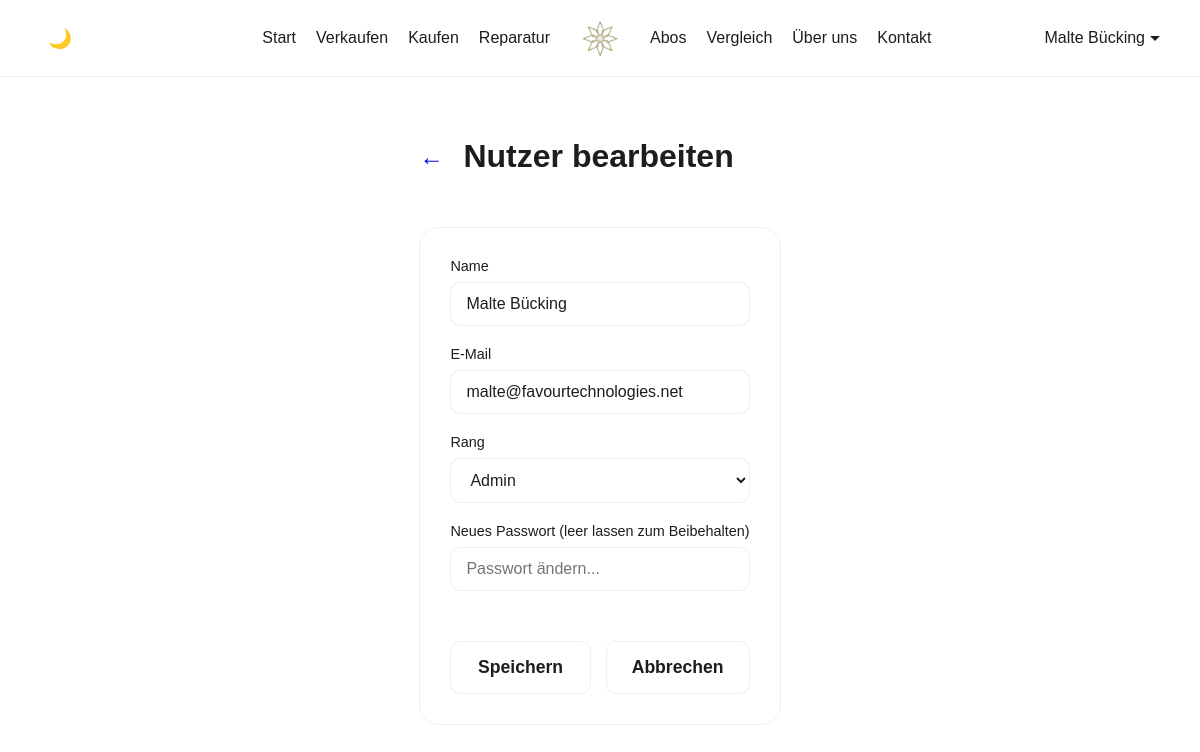
The page /sites/edit_user?id=1 (signed in) on the database its author committed.
### tables this page shows
CREATE TABLE users (
            id INTEGER PRIMARY KEY AUTOINCREMENT,
            name TEXT NOT NULL,
            email TEXT NOT NULL UNIQUE,
            password TEXT NOT NULL,
            rank TEXT DEFAULT 'Admin',
            created_at DATETIME DEFAULT CURRENT_TIMESTAMP
        );

### sites/edit_user.php (the view, shortened to what this page needs)
<?php
require_once '../database/db.php';
$edit_id = $_GET['id'];
$stmt = $conn->prepare("SELECT * FROM users WHERE id = :id");
$stmt->bindValue(':id', $edit_id, SQLITE3_INTEGER);
$user_to_edit = $stmt->execute()->fetchArray(SQLITE3_ASSOC);
?>
<!DOCTYPE html>
<html lang="de">
<head>
    <link rel="stylesheet" href="../assets/styles/basics.css">
    <link rel="stylesheet" href="../assets/styles/verkaufen.css">
</head>
<body>
    <div class="navbar">
        <div class="navbar-controls-mobile">
            <button id="theme-toggle" aria-label="Toggle Theme">
                <span class="icon-sun">☀️</span><span class="icon-moon">🌙</span>
            </button>
        </div>
        <div class="navbar-links-left desktop-only">
            <ul class="navbar-links-left-link"><a class="navbar-links-left-link-a" href="/">Start</a></ul>
            <ul class="navbar-links-left-link"><a class="navbar-links-left-link-a" href="verkaufen">Verkaufen</a></ul>
            <ul class="navbar-links-left-link"><a class="navbar-links-left-link-a" href="kaufen">Kaufen</a></ul>
            <ul class="navbar-links-left-link"><a class="navbar-links-left-link-a" href="reparieren">Reparatur</a></ul>
        </div>
        <div class="navbar-logo">
            <a href="/"><img class="navbar-logo-image" src="../assets/images/logo.png" alt="Logo"></a>
        </div>
        <div class="navbar-links-right desktop-only">
            <ul class="navbar-links-right-link"><a class="navbar-links-right-link-a" href="abos">Abos</a></ul>
            <ul class="navbar-links-right-link"><a class="navbar-links-right-link-a" href="vergleich">Vergleich</a></ul>
            <ul class="navbar-links-right-link"><a class="navbar-links-right-link-a" href="ueber-uns">Über uns</a></ul>
            <ul class="navbar-links-right-link"><a class="navbar-links-right-link-a" href="kontakt">Kontakt</a></ul>
            <li class="navbar-links-right-link dropdown right">
                <span class="nav-name">
                    <?php echo isset($_SESSION['user_name']) ? htmlspecialchars($_SESSION['user_name']) : 'Nutzerkonto'; ?>
                    <span class="arrow-down"></span>
                </span>
            </li>
        </div>
    </div>
    <main class="container">
        <div style="margin-top: 40px; display: flex; align-items: center; gap: 20px;">
            <a href="verwaltung" style="text-decoration: none; font-size: 1.5rem;">←</a>
            <h1>Nutzer bearbeiten</h1>
        </div>
        <div class="admin-card" style="max-width: 600px; margin-top: 30px; background: var(--card-bg); border: 1px solid var(--navbar-border); border-radius: 20px; padding: 30px;">
            <form method="POST" class="sell-form" style="padding:0; border:none; background:none;">
                <div class="form-group">
                    <label>Name</label>
                    <input type="text" name="name" value="<?php echo htmlspecialchars($user_to_edit['name']); ?>" required>
                </div>
                <div class="form-group">
                    <label>E-Mail</label>
                    <input type="email" name="email" value="<?php echo htmlspecialchars($user_to_edit['email']); ?>" required>
                </div>
                <div class="form-group">
                    <label>Rang</label>
                    <select name="rank">
                        <option value="Admin" <?php if($user_to_edit['rank'] == 'Admin') echo 'selected'; ?>>Admin</option>
                    </select>
                </div>
                <div class="form-group">
                    <label>Neues Passwort (leer lassen zum Beibehalten)</label>
                    <input type="text" name="password" placeholder="Passwort ändern...">
                </div>
                <div style="display: flex; gap: 15px; margin-top: 20px;">
                    <button type="submit" name="update_user" class="cta-button" style="flex: 1;">Speichern</button>
                    <a href="verwaltung" class="cta-button" style="flex: 1; text-align: center; text-decoration: none; background: transparent; border: 1px solid var(--navbar-border); color: var(--text-color);">Abbrechen</a>
                </div>
            </form>
        </div>
    </main>
</body>
</html>

### assets/styles/basics.css (style rules this page uses)
*, *::before, *::after { box-sizing: border-box; }
:root { --primary-color: #007bff; --bg-color: #ffffff; --text-color: #1d1d1f; --text-muted: #86868b; --navbar-bg: #ffffff; --navbar-border: #eeeeee; --card-bg: #ffffff; --footer-bg: #ffffff; --transition: all 0.3s cubic-bezier(0.25, 0.8, 0.25, 1); }
html { overflow-x: hidden; }
body { display: flex; flex-direction: column; min-height: 100vh; background-color: var(--bg-color); color: var(--text-color); transition: background-color 0.3s ease, color 0.3s ease; margin: 0; font-family: 'Neuropol X Free', sans-serif; overflow-x: hidden; position: relative; }
button, input, select, textarea { font-family: inherit; }
h1, h2, h3, .hero-title, .page-title, .service-card-title { hyphens: auto; word-wrap: break-word; overflow-wrap: break-word; -webkit-hyphens: auto; }
.container { max-width: 1100px; margin: 0 auto; padding: 0 20px; }
.navbar { display: flex; align-items: center; gap: 40px; padding: 20px 40px; background-color: var(--navbar-bg); border-bottom: 1px solid var(--navbar-border); transition: var(--transition); position: sticky; top: 0; z-index: 1000; }
.navbar-links-left { display: flex; gap: 20px; margin: 0; padding: 0; flex: 1; justify-content: flex-end; margin-right: 30px; align-items: center; }
.navbar-links-right { display: flex; gap: 20px; margin: 0; padding: 0; flex: 1; justify-content: flex-start; margin-left: 30px; align-items: center; }
.navbar-links-left-link, .navbar-links-right-link { list-style: none; margin: 0; padding: 0; display: flex; align-items: center; }
.navbar-links-left-link-a, .navbar-links-right-link-a { text-decoration: none; color: var(--text-color); font-weight: 500; padding: 10px 0; line-height: 1; transition: var(--transition); }
.navbar-logo { position: absolute; left: 50%; transform: translateX(-50%); z-index: 1001; display: flex; align-items: center; justify-content: center; white-space: nowrap; pointer-events: none; }
.navbar-logo a { pointer-events: auto; }
.navbar-logo-image { position: relative; z-index: 11; height: 40px; width: auto; display: block; transition: transform 0.6s ease-in-out; }
.navbar-links-right-link.right { margin-left: auto; }
.dropdown { position: relative; display: inline-block; }
.nav-name { display: flex; align-items: center; gap: 5px; cursor: pointer; color: var(--text-color); font-weight: 500; }
.arrow-down { width: 0; height: 0; border-left: 5px solid transparent; border-right: 5px solid transparent; border-top: 5px solid var(--text-color); }
.navbar-controls-mobile { position: absolute; left: 40px; display: flex; align-items: center; gap: 5px; }
#theme-toggle { position: relative; background: none; border: none; color: var(--text-color); padding: 5px; border-radius: 50%; cursor: pointer; font-size: 1.2rem; transition: var(--transition); display: flex; align-items: center; justify-content: center; width: 40px; height: 40px; margin: 0; overflow: hidden; }
#theme-toggle .icon-sun, #theme-toggle .icon-moon { position: absolute; top: 50%; left: 50%; transform: translate(-50%, -50%) rotate(0deg); font-size: 1.2rem; opacity: 0; transition: opacity 0.3s ease, transform 0.3s ease; }
body:not(.dark-mode) #theme-toggle .icon-moon { opacity: 1; transform: translate(-50%, -50%) rotate(0deg); }
.navbar-logo-image { height: 40px; width: auto; display: block; transition: transform 0.6s ease-in-out, filter 0.5s ease; }

### assets/styles/verkaufen.css (style rules this page uses)
.sell-form { background: var(--card-bg); padding: 30px; border-radius: 20px; border: 1px solid var(--navbar-border); display: flex; flex-direction: column; gap: 20px; }
.form-group { display: flex; flex-direction: column; gap: 8px; }
.form-group label { font-size: 0.9rem; font-weight: 500; color: var(--text-color); }
.form-group input, .form-group select, .form-group textarea { padding: 12px 15px; border-radius: 10px; border: 1px solid var(--navbar-border); background: var(--bg-color); color: var(--text-color); font-family: inherit; font-size: 1rem; transition: var(--transition); }
.cta-button { padding: 15px 25px; font-size: 1.1rem; font-weight: 600; border-radius: 10px; background-color: var(--card-bg); color: var(--text-color); font-family: inherit; border: 1px solid var(--navbar-border); cursor: pointer; text-decoration: none; display: inline-flex; align-items: center; justify-content: center; transition: var(--transition); }
.sell-form .cta-button { width: 100%; margin-top: 10px; }

### rows shown on the page
users: name "Malte Bücking", email "malte@favourtechnologies.net", rank "Admin"

### other values the page prints
$_SESSION['user_name'] "Malte Bücking"
